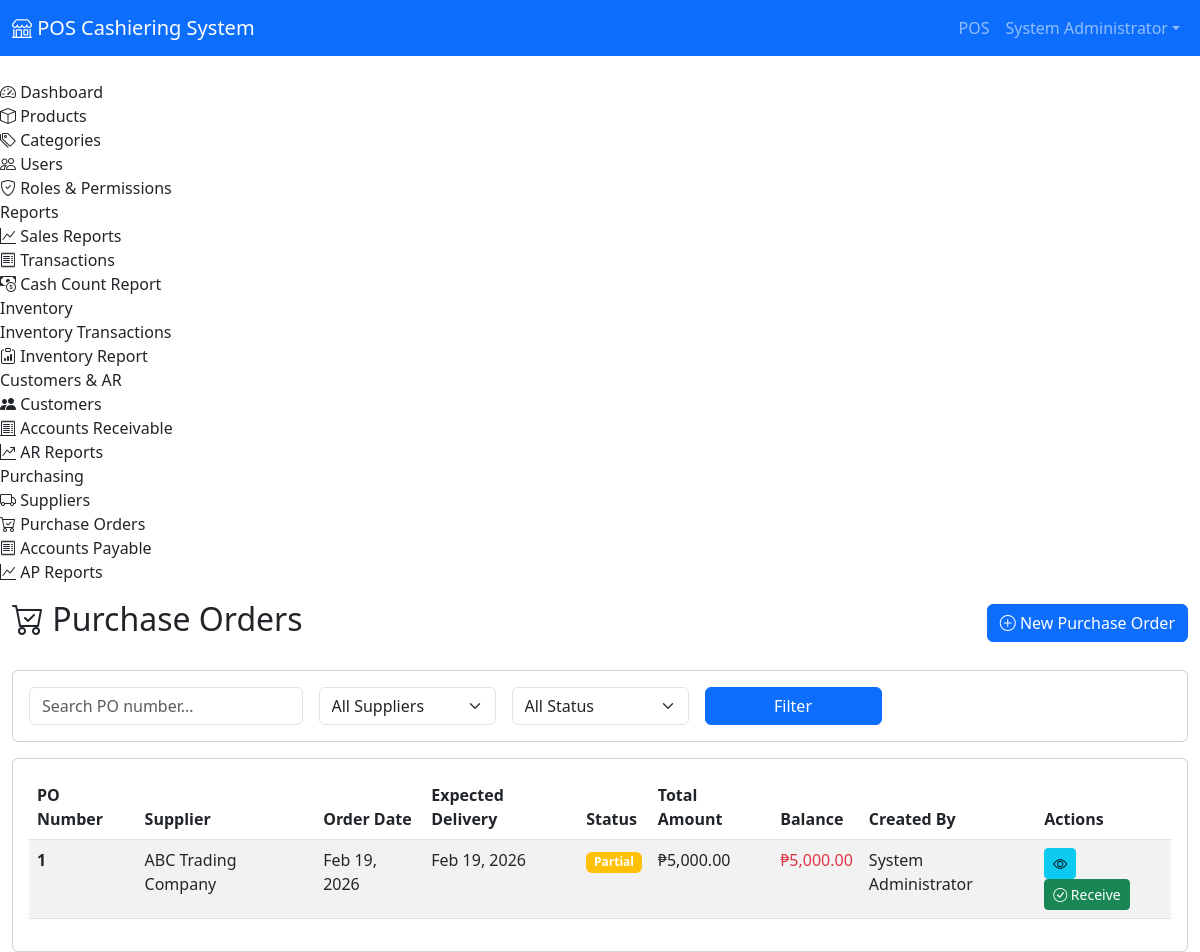
The page /POS/admin/purchase-orders.php (signed in) on the database its author committed.
### tables this page shows
CREATE TABLE `purchase_orders` (
  `id` int(11) NOT NULL AUTO_INCREMENT,
  `po_number` varchar(50) NOT NULL,
  `supplier_id` int(11) NOT NULL,
  `order_date` date NOT NULL,
  `expected_delivery_date` date DEFAULT NULL,
  `delivery_date` date DEFAULT NULL,
  `status` enum('pending','ordered','partial','received','cancelled') DEFAULT 'pending',
  `subtotal` decimal(15,2) NOT NULL DEFAULT 0.00,
  `tax_amount` decimal(15,2) DEFAULT 0.00,
  `discount_amount` decimal(15,2) DEFAULT 0.00,
  `total_amount` decimal(15,2) NOT NULL DEFAULT 0.00,
  `paid_amount` decimal(15,2) DEFAULT 0.00,
  `balance` decimal(15,2) DEFAULT 0.00,
  `payment_status` enum('unpaid','partial','paid') DEFAULT 'unpaid',
  `notes` text DEFAULT NULL,
  `created_by` int(11) NOT NULL,
  `created_at` timestamp NOT NULL DEFAULT current_timestamp(),
  `updated_at` timestamp NOT NULL DEFAULT current_timestamp() ON UPDATE current_timestamp(),
  PRIMARY KEY (`id`),
  UNIQUE KEY `po_number` (`po_number`),
  KEY `created_by` (`created_by`),
  KEY `idx_supplier` (`supplier_id`),
  KEY `idx_status` (`status`),
  KEY `idx_date` (`order_date`),
  KEY `idx_po_number` (`po_number`),
  CONSTRAINT `purchase_orders_ibfk_1` FOREIGN KEY (`supplier_id`) REFERENCES `suppliers` (`id`),
  CONSTRAINT `purchase_orders_ibfk_2` FOREIGN KEY (`created_by`) REFERENCES `users` (`id`)
);

CREATE TABLE `suppliers` (
  `id` int(11) NOT NULL AUTO_INCREMENT,
  `supplier_name` varchar(255) NOT NULL,
  `contact_person` varchar(255) DEFAULT NULL,
  `email` varchar(255) DEFAULT NULL,
  `phone` varchar(50) DEFAULT NULL,
  `address` text DEFAULT NULL,
  `city` varchar(100) DEFAULT NULL,
  `state` varchar(100) DEFAULT NULL,
  `zip_code` varchar(20) DEFAULT NULL,
  `country` varchar(100) DEFAULT 'Philippines',
  `tax_id` varchar(100) DEFAULT NULL,
  `payment_terms` int(11) DEFAULT 30 COMMENT 'Payment terms in days',
  `credit_limit` decimal(15,2) DEFAULT 0.00,
  `balance` decimal(15,2) DEFAULT 0.00 COMMENT 'Current outstanding balance',
  `is_active` tinyint(1) DEFAULT 1,
  `notes` text DEFAULT NULL,
  `created_at` timestamp NOT NULL DEFAULT current_timestamp(),
  `updated_at` timestamp NOT NULL DEFAULT current_timestamp() ON UPDATE current_timestamp(),
  PRIMARY KEY (`id`),
  KEY `idx_name` (`supplier_name`),
  KEY `idx_active` (`is_active`)
);

CREATE TABLE `users` (
  `id` int(11) NOT NULL AUTO_INCREMENT,
  `username` varchar(50) NOT NULL,
  `email` varchar(100) NOT NULL,
  `password` varchar(255) NOT NULL,
  `full_name` varchar(100) NOT NULL,
  `avatar_url` varchar(255) DEFAULT NULL COMMENT 'Profile image path relative to uploads/avatars/',
  `role_id` int(11) NOT NULL,
  `is_active` tinyint(1) DEFAULT 1,
  `created_at` timestamp NOT NULL DEFAULT current_timestamp(),
  `updated_at` timestamp NOT NULL DEFAULT current_timestamp() ON UPDATE current_timestamp(),
  PRIMARY KEY (`id`),
  UNIQUE KEY `username` (`username`),
  UNIQUE KEY `email` (`email`),
  KEY `idx_role` (`role_id`),
  KEY `idx_active` (`is_active`)
);

### POS/config/database.php (called while the page is built, shortened)
<?php
class Database {
    private $host = DB_HOST;
    private $user = DB_USER;
    private $pass = DB_PASS;
    private $name = DB_NAME;
    private $conn;
    private function connect() {
        try {
            $this->conn = new PDO(
                "mysql:host={$this->host};dbname={$this->name};charset=utf8mb4",
                $this->user,
                $this->pass,
                [
                    PDO::ATTR_ERRMODE => PDO::ERRMODE_EXCEPTION,
                    PDO::ATTR_DEFAULT_FETCH_MODE => PDO::FETCH_ASSOC,
                    PDO::ATTR_EMULATE_PREPARES => false
                ]
            );
        } catch (PDOException $e) {
            error_log("Database connection failed: " . $e->getMessage());
            throw new Exception("Database connection failed. Please check your database configuration and ensure the database 'pos_system' exists. Error: " . $e->getMessage());
        }
    }
    public function query($sql, $params = []) {
        try {
            $stmt = $this->conn->prepare($sql);
            $stmt->execute($params);
            return $stmt;
        } catch (PDOException $e) {
            error_log("Database query error: " . $e->getMessage());
            throw $e;
        }
    }
    public function fetchAll($sql, $params = []) {
        return $this->query($sql, $params)->fetchAll();
    }
}

### POS/admin/purchase-orders.php (the view, shortened to what this page needs)
<?php
require_once __DIR__ . '/includes/header.php';
require_once __DIR__ . '/../config/database.php';
$db = new Database();
$page = $_GET['page'] ?? 1;
$search = $_GET['search'] ?? '';
$offset = ($page - 1) * ITEMS_PER_PAGE;
$where = "WHERE 1=1";
$params = [];
$orders = $db->fetchAll(
    "SELECT po.*, s.supplier_name, u.full_name as created_by_name
     FROM purchase_orders po
     JOIN suppliers s ON po.supplier_id = s.id
     JOIN users u ON po.created_by = u.id
     $where
     ORDER BY po.created_at DESC
     LIMIT ? OFFSET ?",
    array_merge($params, [ITEMS_PER_PAGE, $offset])
);
?>
<div class="d-flex justify-content-between align-items-center mb-4">
    <h2><i class="bi bi-cart-check"></i> Purchase Orders</h2>
    <button class="btn btn-primary" data-bs-toggle="modal" data-bs-target="#poModal" onclick="openPOModal()">
        <i class="bi bi-plus-circle"></i> New Purchase Order
    </button>
</div>
<div class="card mb-3">
    <div class="card-body">
        <form method="GET" class="row g-3">
            <div class="col-md-3">
                <input type="text" class="form-control" name="search" placeholder="Search PO number..." value="<?php echo htmlspecialchars($search); ?>">
            </div>
            <div class="col-md-2">
                <select class="form-select" name="supplier_id">
                    <option value="">All Suppliers</option>
                </select>
            </div>
            <div class="col-md-2">
                <select class="form-select" name="status">
                    <option value="">All Status</option>
                </select>
            </div>
            <div class="col-md-2">
                <button type="submit" class="btn btn-primary w-100">Filter</button>
            </div>
        </form>
    </div>
</div>
<div class="card">
    <div class="card-body">
        <div class="table-responsive">
            <table class="table table-striped table-hover">
                <thead>
                    <tr>
                        <th>PO Number</th>
                        <th>Supplier</th>
                        <th>Order Date</th>
                        <th>Expected Delivery</th>
                        <th>Status</th>
                        <th>Total Amount</th>
                        <th>Balance</th>
                        <th>Created By</th>
                        <th>Actions</th>
                    </tr>
                </thead>
                <tbody>
                    <?php foreach ($orders as $order): ?>
                    <tr>
                        <td><strong><?php echo htmlspecialchars($order['po_number']); ?></strong></td>
                        <td><?php echo htmlspecialchars($order['supplier_name']); ?></td>
                        <td><?php echo date('M d, Y', strtotime($order['order_date'])); ?></td>
                        <td><?php echo $order['expected_delivery_date'] ? date('M d, Y', strtotime($order['expected_delivery_date'])) : '-'; ?></td>
                        <td>
                            <?php
                            $statusColors = [
                                'pending' => 'bg-secondary',
                                'ordered' => 'bg-info',
                                'partial' => 'bg-warning',
                                'received' => 'bg-success',
                                'cancelled' => 'bg-danger'
                            ];
                            $color = $statusColors[$order['status']] ?? 'bg-secondary';
                            ?>
                            <span class="badge <?php echo $color; ?>"><?php echo ucfirst($order['status']); ?></span>
                        </td>
                        <td>₱<?php echo number_format($order['total_amount'], 2); ?></td>
                        <td>
                            <span class="<?php echo $order['balance'] > 0 ? 'text-danger' : 'text-success'; ?>">
                                ₱<?php echo number_format($order['balance'], 2); ?>
                            </span>
                        </td>
                        <td><?php echo htmlspecialchars($order['created_by_name']); ?></td>
                        <td>
                            <button class="btn btn-sm btn-info" onclick="viewPO(<?php echo $order['id']; ?>)">
                                <i class="bi bi-eye"></i>
                            </button>
                            <?php if ($order['status'] == 'received' || $order['status'] == 'partial'): ?>
                            <button class="btn btn-sm btn-success" onclick="receivePO(<?php echo $order['id']; ?>)">
                                <i class="bi bi-check-circle"></i> Receive
                            </button>
                            <?php endif; ?>
                        </td>
                    </tr>
                    <?php endforeach; ?>
                </tbody>
            </table>
        </div>
    </div>
</div>
<?php require_once __DIR__ . '/includes/footer.php'; ?>

### rows shown on the page
purchase_orders: po_number "1", supplier.supplier_name "ABC Trading Company", order_date "Feb 19, 2026", expected_delivery_date "Feb 19, 2026", status "Partial", total_amount "5,000.00", balance "5,000.00", created_by.full_name "System Administrator"

### other values the page prints
APP_NAME "POS Cashiering System"
$currentUser['full_name'] "System Administrator"
